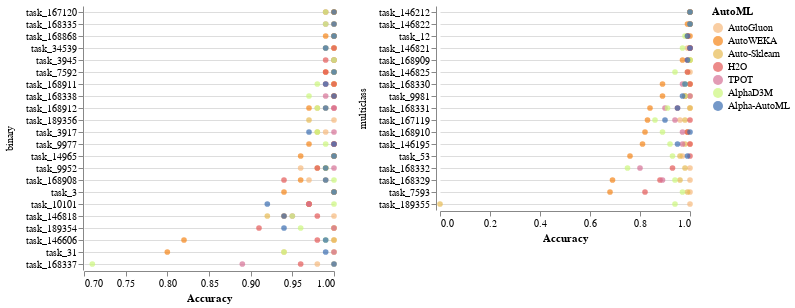

Notebook code for this chart:
### Code cell
alt.hconcat(chart1, chart2).configure_view(stroke='transparent')

### Figure 1 — Vega-Lite specification as saved in the notebook (floating-point values rounded to 4 significant figures; data arrays with more than 128 entries replaced by an {"elided": "..."} marker saying what was removed)
{"config": {"view": {"continuousWidth": 400, "continuousHeight": 300, "stroke": "transparent"}}, "hconcat": [{"data": {"name": "data-e85bdfe43277a1dbbd96e98d6a2105a2"}, "mark": {"type": "point", "filled": true, "size": 32}, "encoding": {"color": {"type": "nominal", "field": "AutoML", "legend": {"title": "AutoML"}, "scale": {"domain": ["AutoGluon", "AutoWEKA", "Auto-Sklearn", "H2O", "TPOT", "AlphaD3M", "Alpha-AutoML"], "range": ["#f7b97c", "#f58517", "#e7ba52", "#e45857", "#d67196", "#ccf77c", "#396cb0"]}}, "row": {"type": "nominal", "field": "Type", "sort": {"field": "yield", "op": "sum", "order": "descending"}, "title": ""}, "x": {"type": "quantitative", "axis": {"grid": false}, "field": "Performance", "scale": {"zero": false}, "title": "Accuracy"}, "y": {"type": "nominal", "axis": {"grid": true}, "field": "Dataset", "sort": "-x", "title": ""}}, "height": {"step": 12}, "title": "", "width": 250}, {"data": {"name": "data-352dbfd9ed2aa610992d8e896609080a"}, "mark": {"type": "point", "filled": true, "size": 32}, "encoding": {"color": {"type": "nominal", "field": "AutoML", "legend": {"title": "AutoML"}, "scale": {"domain": ["AutoGluon", "AutoWEKA", "Auto-Sklearn", "H2O", "TPOT", "AlphaD3M", "Alpha-AutoML"], "range": ["#f7b97c", "#f58517", "#e7ba52", "#e45857", "#d67196", "#ccf77c", "#396cb0"]}}, "row": {"type": "nominal", "field": "Type", "sort": {"field": "yield", "op": "sum", "order": "descending"}, "title": ""}, "x": {"type": "quantitative", "axis": {"grid": false}, "field": "Performance", "scale": {"zero": false}, "title": "Accuracy"}, "y": {"type": "nominal", "axis": {"grid": true}, "field": "Dataset", "sort": "-x", "title": ""}}, "height": {"step": 12}, "title": "", "width": 250}], "$schema": "https://vega.github.io/schema/vega-lite/v4.8.1.json", "datasets": {"data-e85bdfe43277a1dbbd96e98d6a2105a2": {"elided": "154 records"}, "data-352dbfd9ed2aa610992d8e896609080a": [{"Dataset": "task_12", "Type": "multiclass", "AutoML": "AutoGluon", "Performance": 0.99}, {"Dataset": "task_146195", "Type": "multiclass", "AutoML": "AutoGluon", "Performance": 1.0}, {"Dataset": "task_146212", "Type": "multiclass", "AutoML": "AutoGluon", "Performance": 1.0}, {"Dataset": "task_146821", "Type": "multiclass", "AutoML": "AutoGluon", "Performance": 0.99}, {"Dataset": "task_146822", "Type": "multiclass", "AutoML": "AutoGluon", "Performance": 1.0}, {"Dataset": "task_146825", "Type": "multiclass", "AutoML": "AutoGluon", "Performance": 1.0}, {"Dataset": "task_167119", "Type": "multiclass", "AutoML": "AutoGluon", "Performance": 0.96}, {"Dataset": "task_168329", "Type": "multiclass", "AutoML": "AutoGluon", "Performance": 1.0}, {"Dataset": "task_168330", "Type": "multiclass", "AutoML": "AutoGluon", "Performance": 1.0}, {"Dataset": "task_168331", "Type": "multiclass", "AutoML": "AutoGluon", "Performance": 1.0}, {"Dataset": "task_168332", "Type": "multiclass", "AutoML": "AutoGluon", "Performance": 1.0}, {"Dataset": "task_168909", "Type": "multiclass", "AutoML": "AutoGluon", "Performance": 1.0}, {"Dataset": "task_168910", "Type": "multiclass", "AutoML": "AutoGluon", "Performance": 0.99}, {"Dataset": "task_189355", "Type": "multiclass", "AutoML": "AutoGluon", "Performance": 1.0}, {"Dataset": "task_53", "Type": "multiclass", "AutoML": "AutoGluon", "Performance": 0.97}, {"Dataset": "task_7593", "Type": "multiclass", "AutoML": "AutoGluon", "Performance": 1.0}, {"Dataset": "task_9981", "Type": "multiclass", "AutoML": "AutoGluon", "Performance": 0.98}, {"Dataset": "task_12", "Type": "multiclass", "AutoML": "AutoWEKA", "Performance": 1.0}, {"Dataset": "task_146195", "Type": "multiclass", "AutoML": "AutoWEKA", "Performance": 0.81}, {"Dataset": "task_146212", "Type": "multiclass", "AutoML": "AutoWEKA", "Performance": 1.0}, {"Dataset": "task_146821", "Type": "multiclass", "AutoML": "AutoWEKA", "Performance": 1.0}, {"Dataset": "task_146822", "Type": "multiclass", "AutoML": "AutoWEKA", "Performance": 0.99}, {"Dataset": "task_146825", "Type": "multiclass", "AutoML": "AutoWEKA", "Performance": null}, {"Dataset": "task_167119", "Type": "multiclass", "AutoML": "AutoWEKA", "Performance": 0.83}, {"Dataset": "task_168329", "Type": "multiclass", "AutoML": "AutoWEKA", "Performance": 0.69}, {"Dataset": "task_168330", "Type": "multiclass", "AutoML": "AutoWEKA", "Performance": 0.89}, {"Dataset": "task_168331", "Type": "multiclass", "AutoML": "AutoWEKA", "Performance": 0.84}, {"Dataset": "task_168332", "Type": "multiclass", "AutoML": "AutoWEKA", "Performance": null}, {"Dataset": "task_168909", "Type": "multiclass", "AutoML": "AutoWEKA", "Performance": 0.97}, {"Dataset": "task_168910", "Type": "multiclass", "AutoML": "AutoWEKA", "Performance": 0.82}, {"Dataset": "task_189355", "Type": "multiclass", "AutoML": "AutoWEKA", "Performance": null}, {"Dataset": "task_53", "Type": "multiclass", "AutoML": "AutoWEKA", "Performance": 0.76}, {"Dataset": "task_7593", "Type": "multiclass", "AutoML": "AutoWEKA", "Performance": 0.68}, {"Dataset": "task_9981", "Type": "multiclass", "AutoML": "AutoWEKA", "Performance": 0.89}, {"Dataset": "task_12", "Type": "multiclass", "AutoML": "Auto-Sklearn", "Performance": 0.99}, {"Dataset": "task_146195", "Type": "multiclass", "AutoML": "Auto-Sklearn", "Performance": 0.98}, {"Dataset": "task_146212", "Type": "multiclass", "AutoML": "Auto-Sklearn", "Performance": 1.0}, {"Dataset": "task_146821", "Type": "multiclass", "AutoML": "Auto-Sklearn", "Performance": 1.0}, {"Dataset": "task_146822", "Type": "multiclass", "AutoML": "Auto-Sklearn", "Performance": 1.0}, {"Dataset": "task_146825", "Type": "multiclass", "AutoML": "Auto-Sklearn", "Performance": 0.99}, {"Dataset": "task_167119", "Type": "multiclass", "AutoML": "Auto-Sklearn", "Performance": 0.98}, {"Dataset": "task_168329", "Type": "multiclass", "AutoML": "Auto-Sklearn", "Performance": 0.96}, {"Dataset": "task_168330", "Type": "multiclass", "AutoML": "Auto-Sklearn", "Performance": 1.0}, {"Dataset": "task_168331", "Type": "multiclass", "AutoML": "Auto-Sklearn", "Performance": 1.0}, {"Dataset": "task_168332", "Type": "multiclass", "AutoML": "Auto-Sklearn", "Performance": 0.98}, {"Dataset": "task_168909", "Type": "multiclass", "AutoML": "Auto-Sklearn", "Performance": 1.0}, {"Dataset": "task_168910", "Type": "multiclass", "AutoML": "Auto-Sklearn", "Performance": 0.99}, {"Dataset": "task_189355", "Type": "multiclass", "AutoML": "Auto-Sklearn", "Performance": 0.0}, {"Dataset": "task_53", "Type": "multiclass", "AutoML": "Auto-Sklearn", "Performance": 0.96}, {"Dataset": "task_7593", "Type": "multiclass", "AutoML": "Auto-Sklearn", "Performance": 0.99}, {"Dataset": "task_9981", "Type": "multiclass", "AutoML": "Auto-Sklearn", "Performance": 1.0}, {"Dataset": "task_12", "Type": "multiclass", "AutoML": "H2O", "Performance": 0.99}, {"Dataset": "task_146195", "Type": "multiclass", "AutoML": "H2O", "Performance": 1.0}, {"Dataset": "task_146212", "Type": "multiclass", "AutoML": "H2O", "Performance": 1.0}, {"Dataset": "task_146821", "Type": "multiclass", "AutoML": "H2O", "Performance": 1.0}, {"Dataset": "task_146822", "Type": "multiclass", "AutoML": "H2O", "Performance": 1.0}, {"Dataset": "task_146825", "Type": "multiclass", "AutoML": "H2O", "Performance": 0.99}, {"Dataset": "task_167119", "Type": "multiclass", "AutoML": "H2O", "Performance": 1.0}, {"Dataset": "task_168329", "Type": "multiclass", "AutoML": "H2O", "Performance": 0.88}, {"Dataset": "task_168330", "Type": "multiclass", "AutoML": "H2O", "Performance": 1.0}, {"Dataset": "task_168331", "Type": "multiclass", "AutoML": "H2O", "Performance": 0.95}, {"Dataset": "task_168332", "Type": "multiclass", "AutoML": "H2O", "Performance": 0.93}, {"Dataset": "task_168909", "Type": "multiclass", "AutoML": "H2O", "Performance": 0.99}, {"Dataset": "task_168910", "Type": "multiclass", "AutoML": "H2O", "Performance": 0.99}, {"Dataset": "task_189355", "Type": "multiclass", "AutoML": "H2O", "Performance": null}, {"Dataset": "task_53", "Type": "multiclass", "AutoML": "H2O", "Performance": 1.0}, {"Dataset": "task_7593", "Type": "multiclass", "AutoML": "H2O", "Performance": 0.82}, {"Dataset": "task_9981", "Type": "multiclass", "AutoML": "H2O", "Performance": 0.98}, {"Dataset": "task_12", "Type": "multiclass", "AutoML": "TPOT", "Performance": null}, {"Dataset": "task_146195", "Type": "multiclass", "AutoML": "TPOT", "Performance": 0.97}, {"Dataset": "task_146212", "Type": "multiclass", "AutoML": "TPOT", "Performance": 1.0}, {"Dataset": "task_146821", "Type": "multiclass", "AutoML": "TPOT", "Performance": 1.0}, {"Dataset": "task_146822", "Type": "multiclass", "AutoML": "TPOT", "Performance": 1.0}, {"Dataset": "task_146825", "Type": "multiclass", "AutoML": "TPOT", "Performance": null}, {"Dataset": "task_167119", "Type": "multiclass", "AutoML": "TPOT", "Performance": 0.94}, {"Dataset": "task_168329", "Type": "multiclass", "AutoML": "TPOT", "Performance": 0.89}, {"Dataset": "task_168330", "Type": "multiclass", "AutoML": "TPOT", "Performance": 0.97}, {"Dataset": "task_168331", "Type": "multiclass", "AutoML": "TPOT", "Performance": 0.9}, {"Dataset": "task_168332", "Type": "multiclass", "AutoML": "TPOT", "Performance": 0.8}, {"Dataset": "task_168909", "Type": "multiclass", "AutoML": "TPOT", "Performance": null}, {"Dataset": "task_168910", "Type": "multiclass", "AutoML": "TPOT", "Performance": 0.97}, {"Dataset": "task_189355", "Type": "multiclass", "AutoML": "TPOT", "Performance": null}, {"Dataset": "task_53", "Type": "multiclass", "AutoML": "TPOT", "Performance": null}, {"Dataset": "task_7593", "Type": "multiclass", "AutoML": "TPOT", "Performance": null}, {"Dataset": "task_9981", "Type": "multiclass", "AutoML": "TPOT", "Performance": 1.0}, {"Dataset": "task_12", "Type": "multiclass", "AutoML": "AlphaD3M", "Performance": 0.98}, {"Dataset": "task_146195", "Type": "multiclass", "AutoML": "AlphaD3M", "Performance": 0.92}, {"Dataset": "task_146212", "Type": "multiclass", "AutoML": "AlphaD3M", "Performance": 1.0}, {"Dataset": "task_146821", "Type": "multiclass", "AutoML": "AlphaD3M", "Performance": 0.97}, {"Dataset": "task_146822", "Type": "multiclass", "AutoML": "AlphaD3M", "Performance": 1.0}, {"Dataset": "task_146825", "Type": "multiclass", "AutoML": "AlphaD3M", "Performance": 0.94}, {"Dataset": "task_167119", "Type": "multiclass", "AutoML": "AlphaD3M", "Performance": 0.86}, {"Dataset": "task_168329", "Type": "multiclass", "AutoML": "AlphaD3M", "Performance": 0.94}, {"Dataset": "task_168330", "Type": "multiclass", "AutoML": "AlphaD3M", "Performance": 0.98}, {"Dataset": "task_168331", "Type": "multiclass", "AutoML": "AlphaD3M", "Performance": 0.91}, {"Dataset": "task_168332", "Type": "multiclass", "AutoML": "AlphaD3M", "Performance": 0.75}, {"Dataset": "task_168909", "Type": "multiclass", "AutoML": "AlphaD3M", "Performance": 1.0}, {"Dataset": "task_168910", "Type": "multiclass", "AutoML": "AlphaD3M", "Performance": 0.89}, {"Dataset": "task_189355", "Type": "multiclass", "AutoML": "AlphaD3M", "Performance": 0.94}, {"Dataset": "task_53", "Type": "multiclass", "AutoML": "AlphaD3M", "Performance": 0.93}, {"Dataset": "task_7593", "Type": "multiclass", "AutoML": "AlphaD3M", "Performance": 0.97}, {"Dataset": "task_9981", "Type": "multiclass", "AutoML": "AlphaD3M", "Performance": 0.98}, {"Dataset": "task_12", "Type": "multiclass", "AutoML": "Alpha-AutoML", "Performance": 0.99}, {"Dataset": "task_146195", "Type": "multiclass", "AutoML": "Alpha-AutoML", "Performance": 0.95}, {"Dataset": "task_146212", "Type": "multiclass", "AutoML": "Alpha-AutoML", "Performance": 1.0}, {"Dataset": "task_146821", "Type": "multiclass", "AutoML": "Alpha-AutoML", "Performance": 1.0}, {"Dataset": "task_146822", "Type": "multiclass", "AutoML": "Alpha-AutoML", "Performance": 1.0}, {"Dataset": "task_146825", "Type": "multiclass", "AutoML": "Alpha-AutoML", "Performance": null}, {"Dataset": "task_167119", "Type": "multiclass", "AutoML": "Alpha-AutoML", "Performance": 0.9}, {"Dataset": "task_168329", "Type": "multiclass", "AutoML": "Alpha-AutoML", "Performance": null}, {"Dataset": "task_168330", "Type": "multiclass", "AutoML": "Alpha-AutoML", "Performance": 0.98}, {"Dataset": "task_168331", "Type": "multiclass", "AutoML": "Alpha-AutoML", "Performance": 0.95}, {"Dataset": "task_168332", "Type": "multiclass", "AutoML": "Alpha-AutoML", "Performance": null}, {"Dataset": "task_168909", "Type": "multiclass", "AutoML": "Alpha-AutoML", "Performance": 0.99}, {"Dataset": "task_168910", "Type": "multiclass", "AutoML": "Alpha-AutoML", "Performance": 1.0}, {"Dataset": "task_189355", "Type": "multiclass", "AutoML": "Alpha-AutoML", "Performance": null}, {"Dataset": "task_53", "Type": "multiclass", "AutoML": "Alpha-AutoML", "Performance": 0.99}, {"Dataset": "task_7593", "Type": "multiclass", "AutoML": "Alpha-AutoML", "Performance": null}, {"Dataset": "task_9981", "Type": "multiclass", "AutoML": "Alpha-AutoML", "Performance": 0.97}]}}
